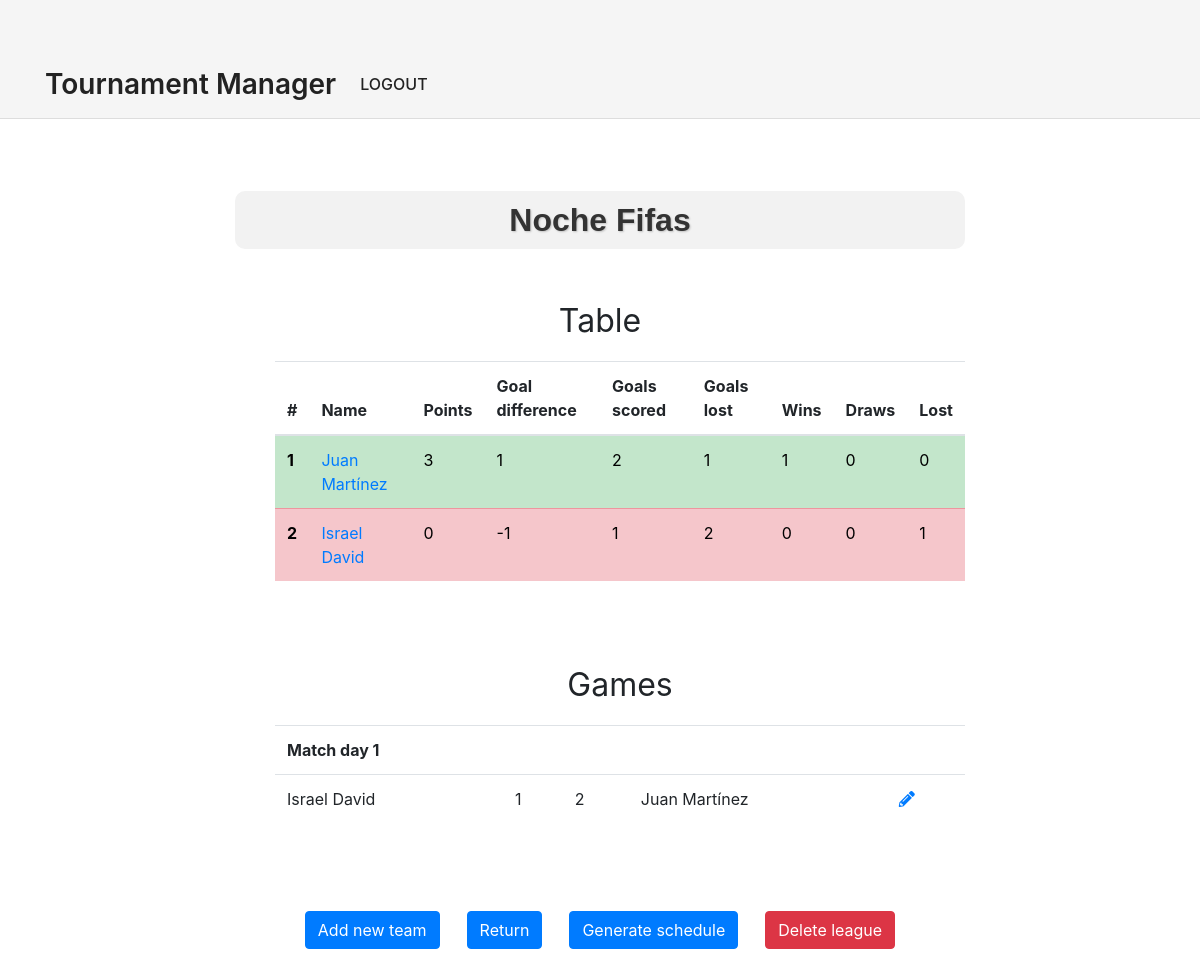
The app's page /16 (signed in) with its own data.
### main/models.py (models this page shows, shortened)
class League(models.Model):
    user = models.ForeignKey(User, on_delete=models.CASCADE, related_name="league", null=True)
    league_id = models.AutoField(primary_key=True)
    name = models.CharField(max_length=30)
    promoted_teams = models.IntegerField(default=1)
    relegated_teams = models.IntegerField(default=1)

class Team(models.Model):
    team_id = models.AutoField(primary_key=True)
    league_id = models.ForeignKey(League, on_delete=models.CASCADE)
    name = models.CharField(max_length=30)
    shorthand = models.CharField(max_length=3)
    points = models.IntegerField(null=False, default=0)
    goals_scored = models.IntegerField(null=False, default=0)
    goals_lost = models.IntegerField(null=False, default=0)
    wins = models.IntegerField(null=False, default=0)
    draws = models.IntegerField(null=False, default=0)
    lost = models.IntegerField(null=False, default=0)

class Match(models.Model):
    match_id = models.AutoField(primary_key=True)
    match_day = models.IntegerField()
    home_team_id = models.ForeignKey(Team, on_delete=models.CASCADE, related_name="hometeam")
    away_team_id = models.ForeignKey(Team, on_delete=models.CASCADE, related_name="awayteam")
    home_team_result = models.IntegerField(null=True, validators=[MinValueValidator(0)])
    away_team_result = models.IntegerField(null=True, validators=[MinValueValidator(0)])

### main/views.py (the view, shortened to what this page needs)
# urls.py: path('<int:id>', views.league, name='index'),
@login_required
def league(response, id):
    l = League.objects.get(league_id=id)
    teams = list(l.team_set.all())
    m = [Match.objects.filter(home_team_id__in=[t.team_id for t in l.team_set.all()], match_day=i) for i in range(1,len(teams))]
    return render(response, 'main/league.html', {"l" : l, "m": m})

### main/templatetags/main_tags.py (called while the page is built)
@register.filter(name='div')
def div(value, arg):
    return value - arg

@register.filter
def sortleague(value):
    return reversed(sorted(value, key=lambda k: (k.points, k.goals_scored-k.goals_lost, k.goals_scored)))

### templates/main/league.html (shortened to what this page needs)
 {% extends "main/base.html" %}
{% load main_tags %}
{% block content %}
<br>
<h1 class="league-name">
    <center>
        <b>{{ l.name }}</b>
    </center>
</h1>
<br>
<form method="post" action="#">
    <p><center><font size="+3">Table</font></center></p>
    <ul>
        <table class="table">
            <thead>
                <tr>
                    <th scope="col">#</th>
                    <th scope="col">Name</th>
                    <th scope="col">Points</th>
                    <th scope="col">Goal difference</th>
                    <th scope="col">Goals scored</th>
                    <th scope="col">Goals lost</th>
                    <th scope="col">Wins</th>
                    <th scope="col">Draws</th>
                    <th scope="col">Lost</th>
                </tr>
            </thead>
            <tbody>
                {% for team in l.team_set.all|sortleague %}
                {% if forloop.counter <= l.promoted_teams %}
                <tr class="table-success">
                {% elif forloop.counter > l.promoted_teams and forloop.counter <= l.team_set.count|div:l.relegated_teams %}
                <tr class="table-light">
                {% else %}
                <tr class="table-danger">
                {% endif %}
                    <th scope="row">{{ forloop.counter }}</th>
                    <td><a href="{{ l.league_id }}/{{ team.team_id }}">{{ team.name }}</a></td>
                    <td>{{ team.points }}</td>
                    <td>{{ team.goals_scored|div:team.goals_lost }}</td>
                    <td>{{ team.goals_scored }}</td>
                    <td>{{ team.goals_lost }}</td>
                    <td>{{ team.wins }}</td>
                    <td>{{ team.draws }}</td>
                    <td>{{ team.lost }}</td>
                </tr>
                {% endfor %}
            </tbody>
        </table>
        <br><br>
        <p><center><font size="+3">Games</font></center></p>
        {% for match_list in m %}
        <table class="table">
            <tbody>
                <tr>
                    <td><b>Match day {{ forloop.counter }}</b></td>
                    <td></td>
                    <td></td>
                    <td></td>
                    <td></td>
                </tr>
                <tr>
                    {% for match in match_list %}
                    <td>{{ match.home_team_id.name }}</td>
                    <td>{{ match.home_team_result }}</td>
                    <td>{{ match.away_team_result }}</td>
                    <td>{{ match.away_team_id.name }}</td>
                    <td><a href="{{ l.league_id }}/editmatch/{{ match.match_id }}"><i class="fas fa-pencil-alt"></i></a></td>
                </tr>
                {% endfor %}
            </tbody>
        </table>
        {% endfor %}
    </ul>
    <br><br>
    <div >
        <br>
        <center>
            <a href="/{{ l.league_id }}/createteam" class="btn btn-primary">Add new team</a>
            <a href="/" class="btn btn-primary">Return</a>
            <button type="submit" class="btn btn-primary" name="generateSchedule" value="generateSchedule">Generate schedule</button>
            <button type="delete" class="btn btn-danger" name="deleteL" value="deleteL">Delete league</button>
        </center>
        <br>
    </div>
</form>
{% endblock %}

### templates/main/league.html (style rules this page uses)
.league-name { background-color: #F2F2F2; border-radius: 10px; font-size: 2rem; color: #333333; padding: 10px; text-align: center; font-family: Arial, sans-serif; text-shadow: 1px 1px 2px rgba(0, 0, 0, 0.2); }
.table-success { background-color: #e0f7fa; color: #000000; }
.table-danger { background-color: #ffebee; color: #000000; }

### records on screen
League: name "Noche Fifas"
Team: name "Juan Martínez", points "3", goals_scored|div "1", goals_scored "2", goals_lost "1", wins "1", draws "0", lost "0"
Team: name "Israel David", points "0", goals_scored|div "-1", goals_scored "1", goals_lost "2", wins "0", draws "0", lost "1"
Match: home_team_id.name "Israel David", home_team_result "1", away_team_result "2", away_team_id.name "Juan Martínez"
